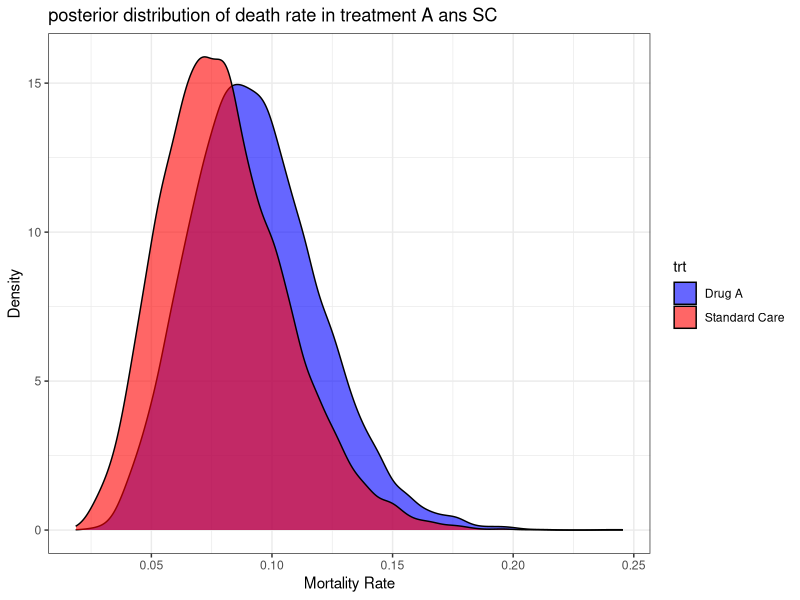
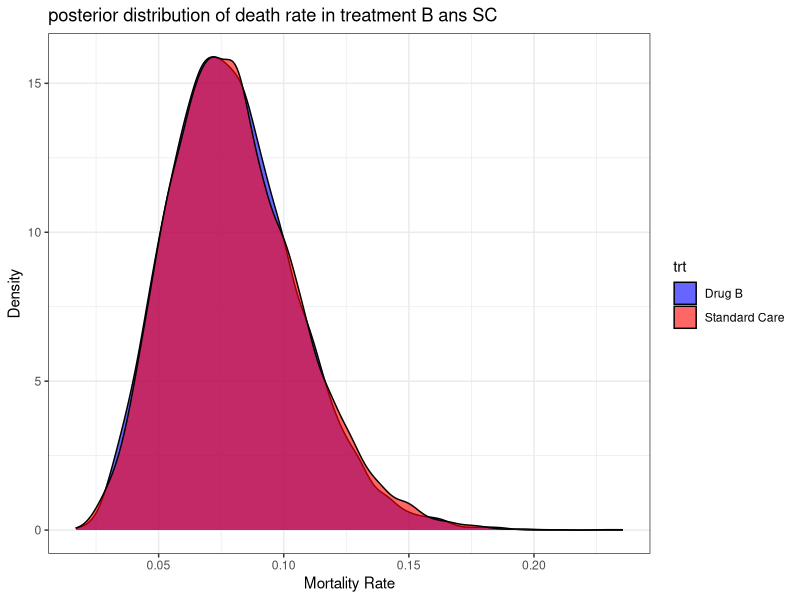
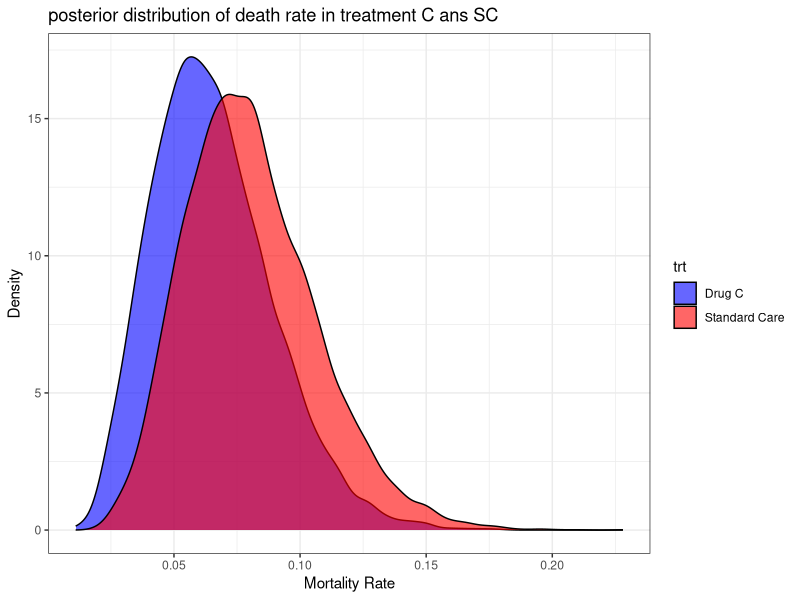
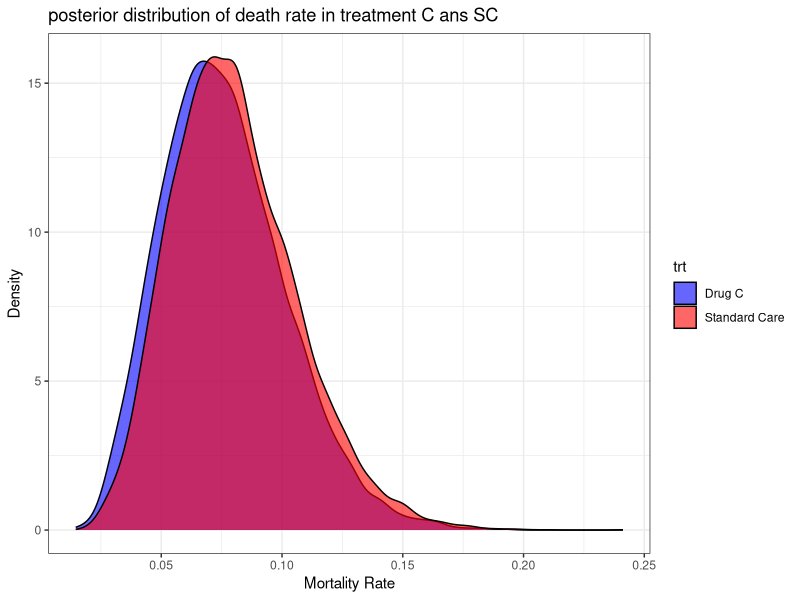
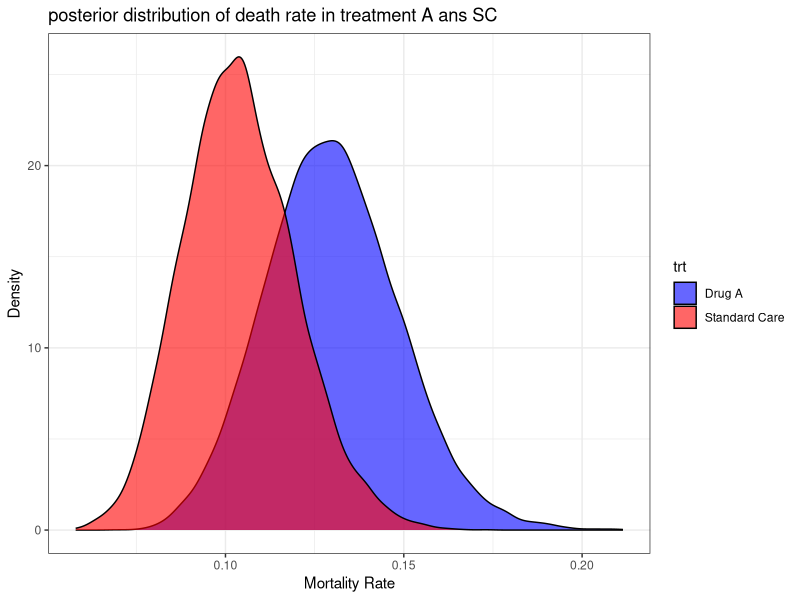
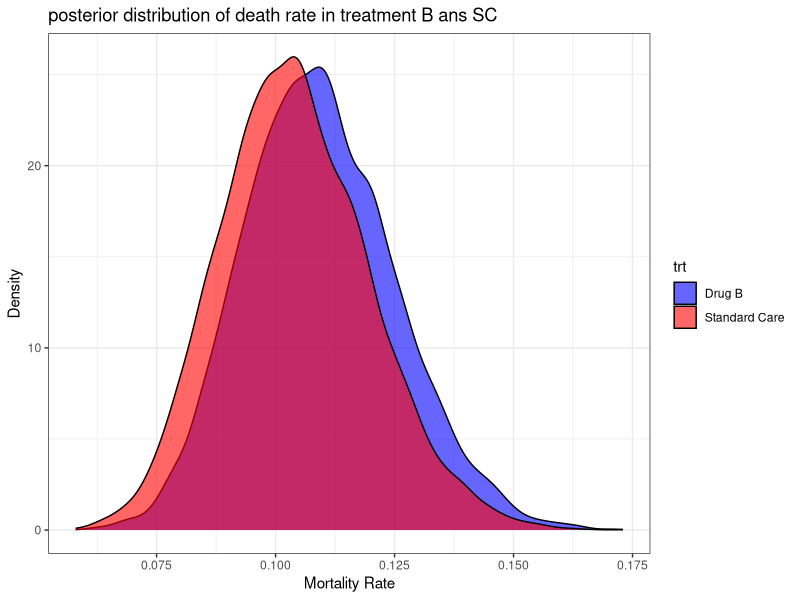
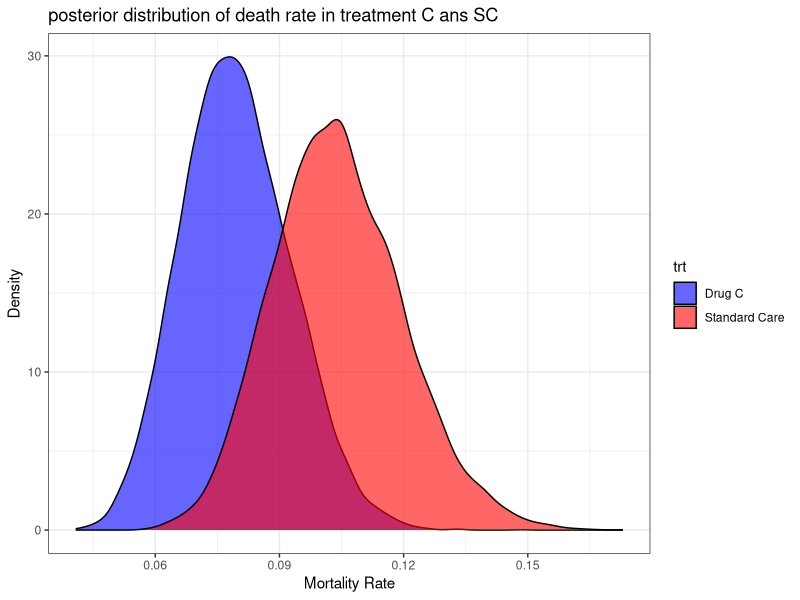
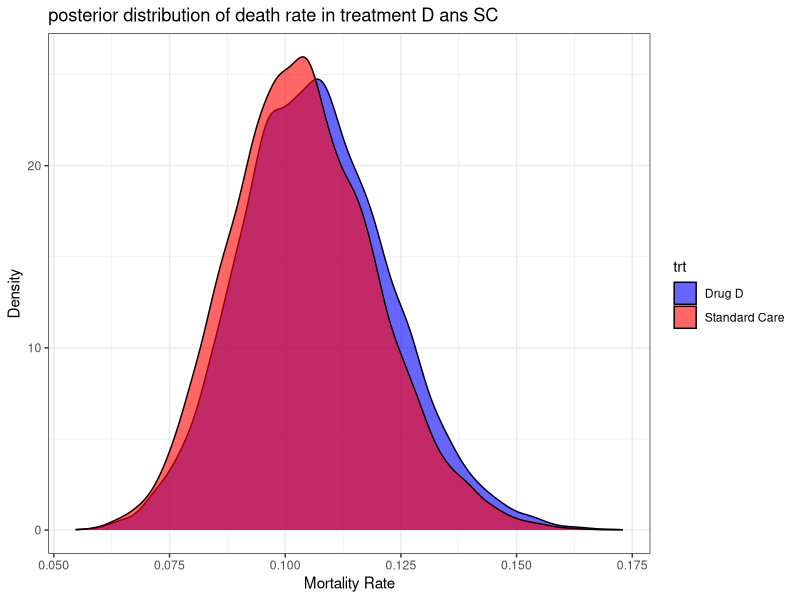

Generate these figures, in order, with R:
################################################################################

                   # Basket Trial with Bayesian Adaptive Design #

library(tidyverse)
# Set number of individuals
n <- 540  

# Create a data frame with ids and random treatment assignment
set.seed(123)

baseline <- data.frame(
  id = 1:540,
  treatment = sample(c("A", "B", "C", "D", "S"), n, replace = TRUE),
  fev_fvc_ratio = pmin(0.95, pmax(0.20, rnorm(n, mean = 0.75, sd = 0.15))),  # Simulating FEV values
  SGRQ = rnorm(n, mean = 40, sd = 15),  # Simulating SGRQ score
  age = sample(40:85, n, replace = TRUE),  # Random ages between 40 and 85
  sex = sample(c("M", "F"), n, replace = TRUE),  # Random gender
  BMI = rnorm(n, mean = 26, sd = 5)  # Simulating BMI
)

#summary of the baseline data
base_summary <- baseline %>%
  group_by(treatment) %>%
  summarise(
    N = n(),
    Males = sum(sex == "M"),
    Females = sum(sex == "F"),
    mean_BMI = mean(BMI, na.rm = T),
    SD_BMI = sd(BMI, na.rm = T),
    mean_ratio = mean(fev_fvc_ratio, na.rm = T),
    SD_ratio = sd(fev_fvc_ratio, na.rm = T),
    mean_SGRQ = mean(SGRQ, na.rm = T)
  )

print(base_summary)

#first follow-up data before 1st interim analysis

#deaths
# A = 9
# B = 8
# C = 6
# D = 7
# S = 8


#Comparing drug A vs SC

d.A = 10
n.A = 115
d.S = 8
n.S = 109

#parior information (weekly informative)
alpha.A = 1
beta.A = 1
alpha.S = 1
beta.S = 1

#posterior distribution parameters
post.alpha.A = alpha.A + d.A
post.beta.A = beta.A + n.A - d.A

post.alpha.S = alpha.S + d.S
post.beta.S = beta.S + n.S - d.S

#generate posterior samples
set.seed(555)
post.dist.A = rbeta(10000, post.alpha.A, post.beta.A)
post.dist.S = rbeta(10000, post.alpha.S, post.beta.S)

# Estimate the probability that Drug A is better (lower mortality) than SC

p.A.better = mean(post.dist.A < post.dist.S)
p.A.better

#Plotting the data

data.A.S = data.frame(
  d.r = c(post.dist.A , post.dist.S),
  trt = rep(c("A", "S"), times = c(length(post.dist.A), length(post.dist.S)))
)

ggplot(data.A.S, aes(x = d.r , fill = trt)) +
         geom_density(alpha = 0.6) +
         labs(title = "posterior distribution of death rate in treatment A ans SC",
              x = "Mortality Rate",
              y = "Density")+
        scale_fill_manual(values = c("blue", "red"), labels = c("Drug A", "Standard Care"))+
        theme_bw()

#using MCMCpack
library(MCMCpack)

set.seed(555)
post.A = MCbinomialbeta(d.A, n.A, alpha.A, beta.A, mcmc = 10000)
post.S = MCbinomialbeta(d.S, n.S, alpha.S, beta.S, mcmc = 10000)

mean(post.A < post.S)

################################################################################

#Comparing drug B vs SC

d.B = 8
n.B = 110

#prior
alpha.B = 1
beta.B = 1

#posterior
post.alpha.B = alpha.B + d.B
post.beta.B = beta.B + n.B - d.B

#generating posterior samples
set.seed(555)
post.dist.B = rbeta(10000, post.alpha.B, post.beta.B)

#probability that drug B is better than SC

p.B.better = mean(post.dist.B < post.dist.S)
print(p.B.better)

#plotting distributions
data.B.S = data.frame(
  d.r = c(post.dist.B , post.dist.S),
  trt = rep(c("B", "S"), times = c(length(post.dist.B), length(post.dist.S)))
)

ggplot(data.B.S, aes(x = d.r , fill = trt)) +
  geom_density(alpha = 0.6) +
  labs(title = "posterior distribution of death rate in treatment B ans SC",
       x = "Mortality Rate",
       y = "Density")+
  scale_fill_manual(values = c("blue", "red"), labels = c("Drug B", "Standard Care"))+
  theme_bw()

#using MCMCpack
set.seed(555)
post.B = MCbinomialbeta(d.B , n.B, post.alpha.B, post.beta.B, mcmc = 10000)
mean(post.B < post.S)

################################################################################

#Comparing drug C vs SC

d.C = 6
n.C = 104

#prior
alpha.C = 1
beta.C = 1

#posterior
post.alpha.C = alpha.C + d.C
post.beta.C = beta.C + n.C - d.C

#generating samples
set.seed(555)
post.dist.C = rbeta(10000, post.alpha.C, post.beta.C)

p.C.better = mean(post.dist.C < post.dist.S)
print(p.C.better)

data.C.S = data.frame(
  d.r = c(post.dist.C , post.dist.S),
  trt = rep(c("C", "S"), times = c(length(post.dist.C), length(post.dist.S)))
)

ggplot(data.C.S, aes(x = d.r , fill = trt)) +
  geom_density(alpha = 0.6) +
  labs(title = "posterior distribution of death rate in treatment C ans SC",
       x = "Mortality Rate",
       y = "Density")+
  scale_fill_manual(values = c("blue", "red"), labels = c("Drug C", "Standard Care"))+
  theme_bw()

#using MCMCpack
set.seed(555)
post.C = MCbinomialbeta(d.C, n.C, post.alpha.C, post.beta.C, mcmc = 10000)
mean(post.C < post.S)

####################################################
       #comparing drug D vs SC

d.D = 7
n.D = 102

alpha.D = 1
beta.D = 1

post.alpha.D = alpha.D + d.D
post.beta.D = beta.D + n.D - d.D

set.seed(555)
post.dist.D = rbeta(10000, post.alpha.D, post.beta.D)
p.D.better = mean(post.dist.D < post.dist.S)
print(p.D.better)

data.D.S = data.frame(
  d.r = c(post.dist.D , post.dist.S),
  trt = rep(c("D", "S"), times = c(length(post.dist.D), length(post.dist.S)))
)

ggplot(data.D.S, aes(x = d.r , fill = trt)) +
  geom_density(alpha = 0.6) +
  labs(title = "posterior distribution of death rate in treatment C ans SC",
       x = "Mortality Rate",
       y = "Density")+
  scale_fill_manual(values = c("blue", "red"), labels = c("Drug C", "Standard Care"))+
  theme_bw()

#using MCMCpack
#using MCMCpack
set.seed(555)
post.D = MCbinomialbeta(d.D, n.D, post.alpha.D, post.beta.D, mcmc = 10000)
mean(post.D < post.S)

###############################################################################

#updating randomization probabilities for second round of recruitment
#fixing probability of randomization in SC to 0.20

p.better = c(p.A.better, p.B.better, p.C.better, p.D.better)
p.rand1 = (p.better/sum(p.better))*0.8
p.rand1 = c((p.rand1), S = 0.20)
print(p.rand1)

################################################################################

                     #second interim analysis#
#Futility criteria: if the probability that drug is better than SC is less than 0.40 then the drug will be considered futile
#Efficacy criteria: If the probability that drug is better than SC is more than 0.95 then the drugs will be concluded better than SC

#treatment allocation in second round of recruitment (810 patients)
treatment2 = sample(c("A", "B", "C", "D", "S"), 810, prob = c(p.rand1), replace = TRUE)
table(treatment2)

#total patients in each arm (recruited)
#A = 115 + 98 = 213
#B = 110 + 171 = 281
#c = 104 + 217  = 321
#D = 102 + 161  = 263
#S = 109 + 163  = 272


#total deaths in each arm at seconf follow-up (before second interim analysis)
# A = 32     (15%)
# B = 34     (12.8)
# C = 27     (8.4%)
# D = 29     (11%)
# S = 31     (11.3%)


###############################################################################

               #drug A vs SC

d2.A = 32
n2.A = 213

d2.S = 31
n2.S = 272

#prior information from posterior of previous intermin analysis

alpha2.A = post.alpha.A
beta2.A = post.beta.A

alpha2.S = post.alpha.S
beta2.S = post.beta.S

#updated posterior parameters

post2.alpha.A = alpha2.A + d2.A
post2.beta.A = beta2.A + n2.A - d2.A

post2.alpha.S = alpha2.S + d2.S
post2.beta.S = beta2.S + n2.S - d2.S

#Generating samples
set.seed(555)
n = 10000
postdist2.A = rbeta(n, post2.alpha.A, post2.beta.A)
postdist2.S = rbeta(n, post2.alpha.S, post2.beta.S)
p2.A.better = mean(postdist2.A < postdist2.S)
print(p2.A.better)

#the probability is less than 0.40. hence treatment A is concluded to be futile

data2.A.S = data.frame(
  d.r = c(postdist2.A , postdist2.S),
  trt = rep(c("A", "S"), times = c(n, n))
)

ggplot(data2.A.S, aes(x = d.r , fill = trt)) +
  geom_density(alpha = 0.6) +
  labs(title = "posterior distribution of death rate in treatment A ans SC",
       x = "Mortality Rate",
       y = "Density")+
  scale_fill_manual(values = c("blue", "red"), labels = c("Drug A", "Standard Care"))+
  theme_bw()


#using MCMCpack

post2.A = MCbinomialbeta(d2.A, n2.A, post2.alpha.A, post2.beta.A, mcmc = n)
post2.S = MCbinomialbeta(d2.S, n2.S, post2.alpha.S, post2.beta.S, mcmc = n)
mean(post2.A < post2.S)


################################################################################

                           #drug B vs SC

d2.B = 34
n2.B = 281

alpha2.B = post.alpha.B
beta2.B = post.beta.B

post2.alpha.B = alpha2.B + d2.B
post2.beta.B = beta2.B + n2.B - d2.B

postdist2.B = rbeta(n , post2.alpha.B, post2.beta.B)
p2.B.better = mean(postdist2.B < postdist2.S)
print(p2.B.better)

data2.B.S = data.frame(
  d.r = c(postdist2.B , postdist2.S),
  trt = rep(c("B", "S"), times = c(n, n))
)

ggplot(data2.B.S, aes(x = d.r , fill = trt)) +
  geom_density(alpha = 0.6) +
  labs(title = "posterior distribution of death rate in treatment B ans SC",
       x = "Mortality Rate",
       y = "Density")+
  scale_fill_manual(values = c("blue", "red"), labels = c("Drug B", "Standard Care"))+
  theme_bw()


#using MCMCpack
post2.B = MCbinomialbeta(d2.B, n2.B, post2.alpha.B, post2.beta.B, mcmc = n)
mean(post2.B < post2.S)


################################################################################

                                   #drug C vs SC

d2.C = 27
n2.C = 321

alpha2.C = post.alpha.C
beta2.C = post.beta.C

post2.alpha.C = alpha2.C + d2.C
post2.beta.C = beta2.C + n2.C - d2.C

postdist2.C = rbeta(n , post2.alpha.C, post2.beta.C)
p2.C.better = mean(postdist2.C < postdist2.S)
print(p2.C.better)

data2.C.S = data.frame(
  d.r = c(postdist2.C , postdist2.S),
  trt = rep(c("C", "S"), times = c(n, n))
)

ggplot(data2.C.S, aes(x = d.r , fill = trt)) +
  geom_density(alpha = 0.6) +
  labs(title = "posterior distribution of death rate in treatment C ans SC",
       x = "Mortality Rate",
       y = "Density")+
  scale_fill_manual(values = c("blue", "red"), labels = c("Drug C", "Standard Care"))+
  theme_bw()


#using MCMCpack
post2.C = MCbinomialbeta(d2.C, n2.C, post2.alpha.C, post2.beta.C, mcmc = n)
mean(post2.C < post2.S)


################################################################################

                                 #drug D vs SC 31 263


d2.D = 31
n2.D = 263

alpha2.D = post.alpha.D
beta2.D = post.beta.D

post2.alpha.D = alpha2.D + d2.D
post2.beta.D = beta2.D + n2.D - d2.D

postdist2.D = rbeta(n , post2.alpha.D, post2.beta.D)
p2.D.better = mean(postdist2.D < postdist2.S)
print(p2.D.better)

data2.D.S = data.frame(
  d.r = c(postdist2.D , postdist2.S),
  trt = rep(c("D", "S"), times = c(n, n))
)

ggplot(data2.D.S, aes(x = d.r , fill = trt)) +
  geom_density(alpha = 0.6) +
  labs(title = "posterior distribution of death rate in treatment D ans SC",
       x = "Mortality Rate",
       y = "Density")+
  scale_fill_manual(values = c("blue", "red"), labels = c("Drug D", "Standard Care"))+
  theme_bw()


#using MCMCpack
post2.D = MCbinomialbeta(d2.D, n2.D, post2.alpha.D, post2.beta.D, mcmc = n)
mean(post2.D < post2.S)


#updated randomization probability
# Arm A hs been dropped


p2.better = c(p2.B.better, p2.C.better, p2.D.better)
p.rand2 = (p2.better/sum(p2.better))*0.75
p.rand2 = c((p.rand2), S = 0.25)
print(p.rand2)


################################################################################

              #   3rd Interim Analysis  #

# Futility criteris: Futile if P(better) < 0.70
# Efficacy criteria: Better than SC is P(better) > 0.975
# Equivalence: if 0.80 < P(better) =< 0.975

#treatment allocation in third round of recruitment (860 patients)
treatment3 = sample(c("B", "C", "D", "S"), 860, prob = c(p.rand2), replace = TRUE)
table(treatment3)

#total patients in each arm (recruited)
#B = 281 + 147 = 428
#C = 321 + 328  = 649
#D = 263 + 179  = 442
#S = 272 + 206  = 478


#total deaths in each arm at third follow-up (before second interim analysis)
# B = 60     (14%)
# C = 59     (9%)
# D = 71     (16%)
# S = 66     (13.8%)


###############################################################################

                       #drug B vs SC

d3.B = 60
n3.B = 428

d3.S = 66
n3.S = 478

#prior
alpha3.B = post2.alpha.B
beta3.B = post2.beta.B

alpha3.S = post2.alpha.S
beta3.S = post2.beta.S

#posterior
post3.alpha.B = alpha3.B + d3.B
post3.beta.B = beta3.B + n3.B - d3.B

post3.alpha.S = alpha3.S + d3.S
post3.beta.S = beta3.S + n3.S - d3.S

#generating samples
set.seed(555)
postdist3.B = rbeta(n, post3.alpha.B , post3.beta.B)
postdist3.S = rbeta(n, post3.alpha.S , post3.beta.S)

p3.B.better = mean(postdist3.B < postdist3.S)
print(p3.B.better)

#plotting
data3.B.S = data.frame(
  d.r = c(postdist3.B , postdist3.S),
  trt = rep(c("B", "S"), times = c(n, n))
)

ggplot(data3.B.S, aes(x = d.r , fill = trt)) +
  geom_density(alpha = 0.6) +
  labs(title = "posterior distribution of death rate in treatment B ans SC",
       x = "Mortality Rate",
       y = "Density")+
  scale_fill_manual(values = c("blue", "red"), labels = c("Drug B", "Standard Care"))+
  theme_bw()

#using MCMCpack
set.seed(555)
post3.B = MCbinomialbeta(d3.B, n3.B, post3.alpha.B, post3.beta.B, mcmc = n)
post3.S = MCbinomialbeta(d3.S, n3.S, post3.alpha.S, post3.beta.S, mcmc = n)
mean(post3.B < post3.S)


###############################################################################

                            # drug C vs SC #


d3.C = 59
n3.C = 649

#prior
alpha3.C = post2.alpha.C
beta3.C = post2.beta.C

#posterior
post3.alpha.C = alpha3.C + d3.C
post3.beta.C = beta3.C + n3.C - d3.C

#generating samples
set.seed(555)
postdist3.C = rbeta(n, post3.alpha.C , post3.beta.C)
p3.C.better = mean(postdist3.C < postdist3.S)
print(p3.C.better)

#plotting
data3.C.S = data.frame(
  d.r = c(postdist3.C , postdist3.S),
  trt = rep(c("C", "S"), times = c(n, n))
)

ggplot(data3.C.S, aes(x = d.r , fill = trt)) +
  geom_density(alpha = 0.6) +
  labs(title = "posterior distribution of death rate in treatment C ans SC",
       x = "Mortality Rate",
       y = "Density")+
  scale_fill_manual(values = c("blue", "red"), labels = c("Drug C", "Standard Care"))+
  theme_bw()

#using MCMCpack
set.seed(555)
post3.C = MCbinomialbeta(d3.C, n3.C, post3.alpha.C, post3.beta.C, mcmc = n)
mean(post3.C < post3.S)


###############################################################################

                             # drug D vs SC #


d3.D = 71
n3.D = 442

#prior
alpha3.D = post2.alpha.D
beta3.D = post2.beta.D

#posterior
post3.alpha.D = alpha3.D + d3.D
post3.beta.D = beta3.D + n3.D - d3.D

#generating samples
set.seed(555)
postdist3.D = rbeta(n, post3.alpha.D , post3.beta.D)
p3.D.better = mean(postdist3.D < postdist3.S)
print(p3.D.better)

#plotting
data3.D.S = data.frame(
  d.r = c(postdist3.D , postdist3.S),
  trt = rep(c("D", "S"), times = c(n, n))
)

ggplot(data3.D.S, aes(x = d.r , fill = trt)) +
  geom_density(alpha = 0.6) +
  labs(title = "posterior distribution of death rate in treatment D ans SC",
       x = "Mortality Rate",
       y = "Density")+
  scale_fill_manual(values = c("blue", "red"), labels = c("Drug D", "Standard Care"))+
  theme_bw()

#using MCMCpack
set.seed(555)
post3.D = MCbinomialbeta(d3.D, n3.D, post3.alpha.D, post3.beta.D, mcmc = n)
mean(post3.D < post3.S)

#Conclusion
#Drug A B and D are concluded to be not better than SC and drug was found be better than SC in reducing mortality
